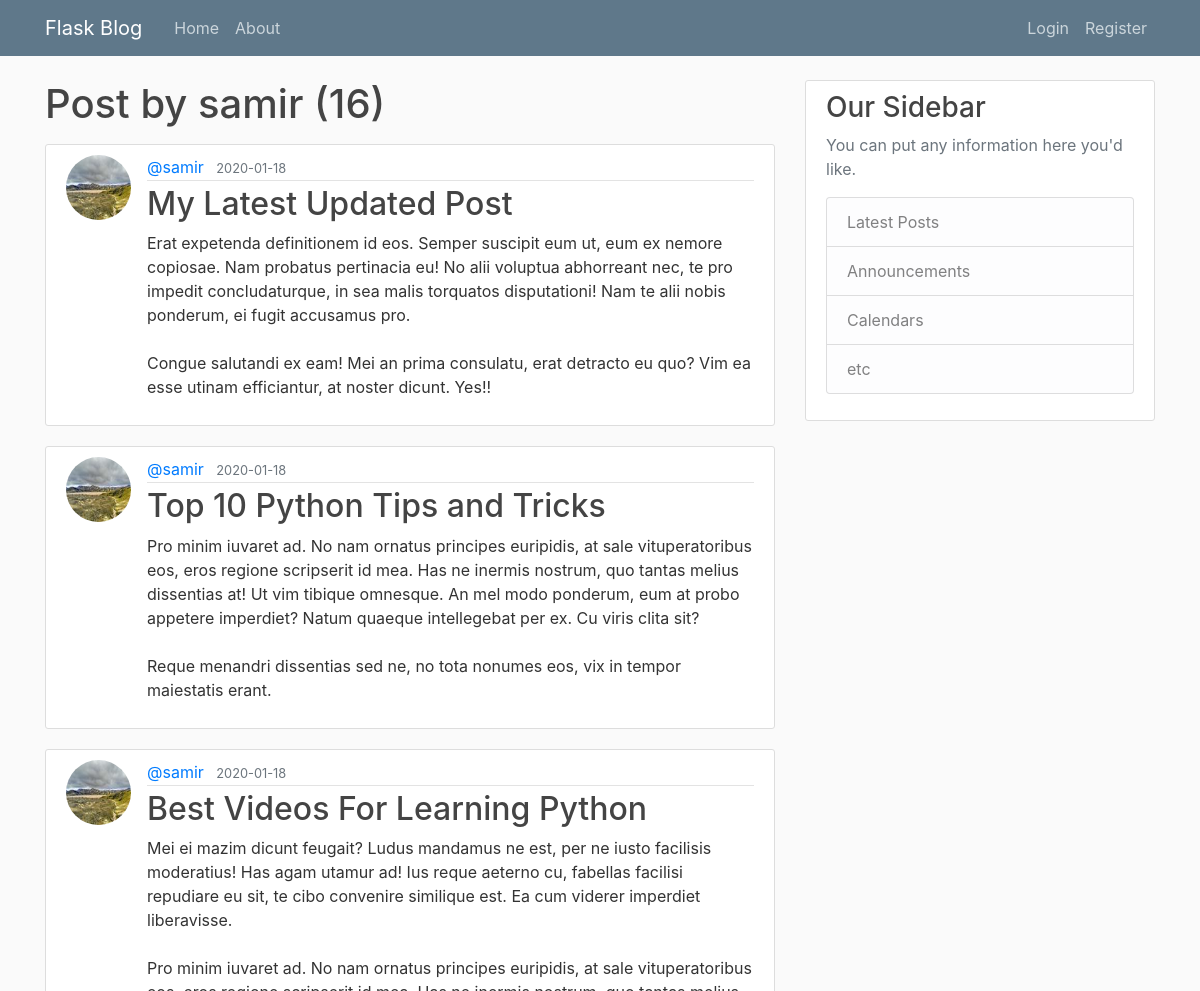
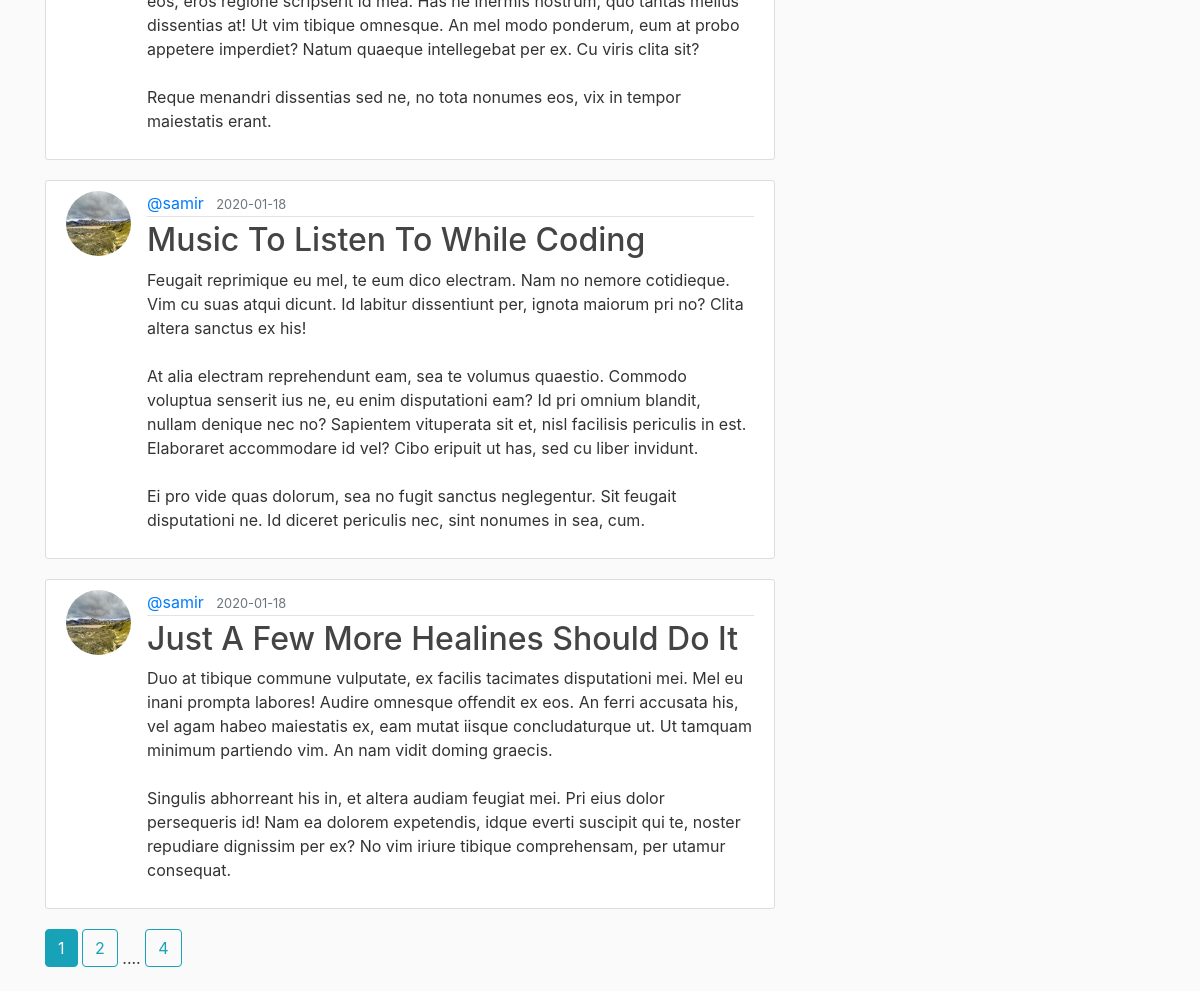
/user/samir/, run on an earlier commit of the app's database (2 pictures, top to bottom).
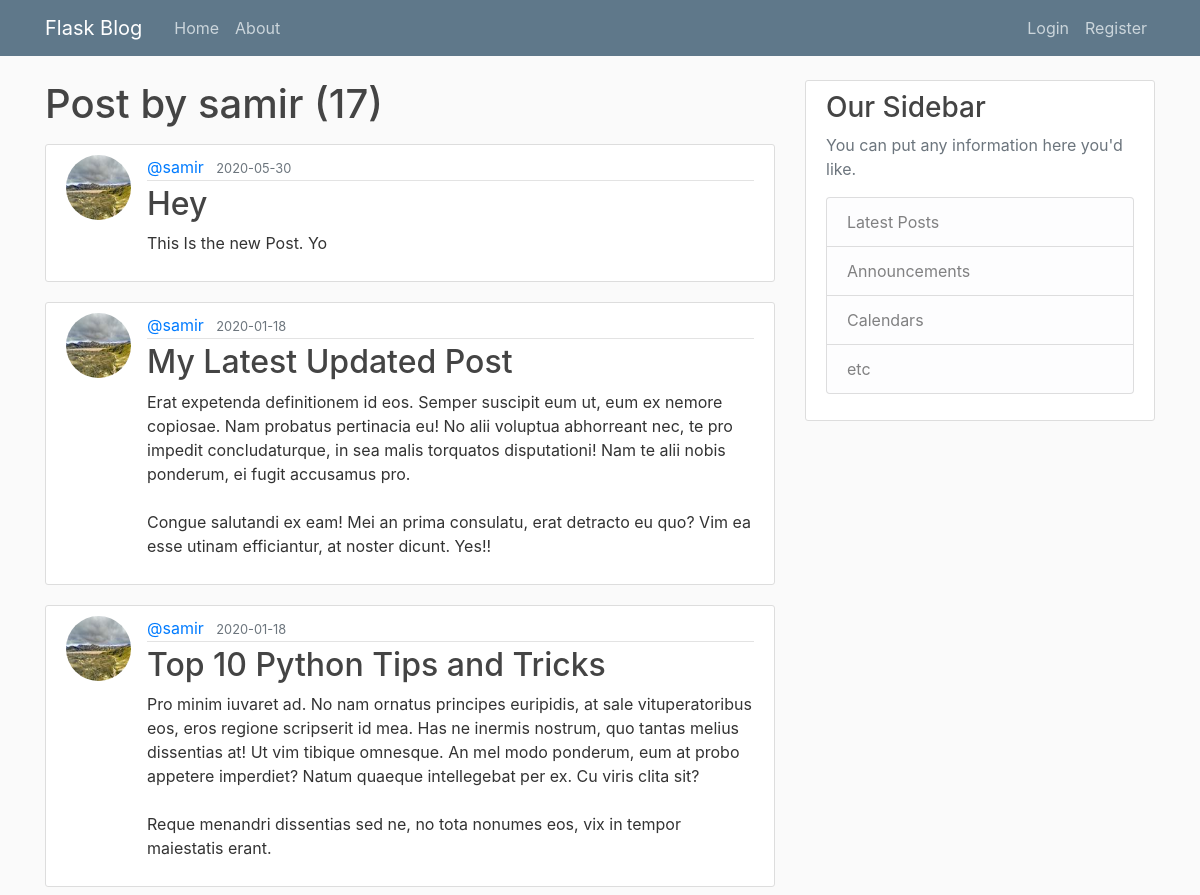
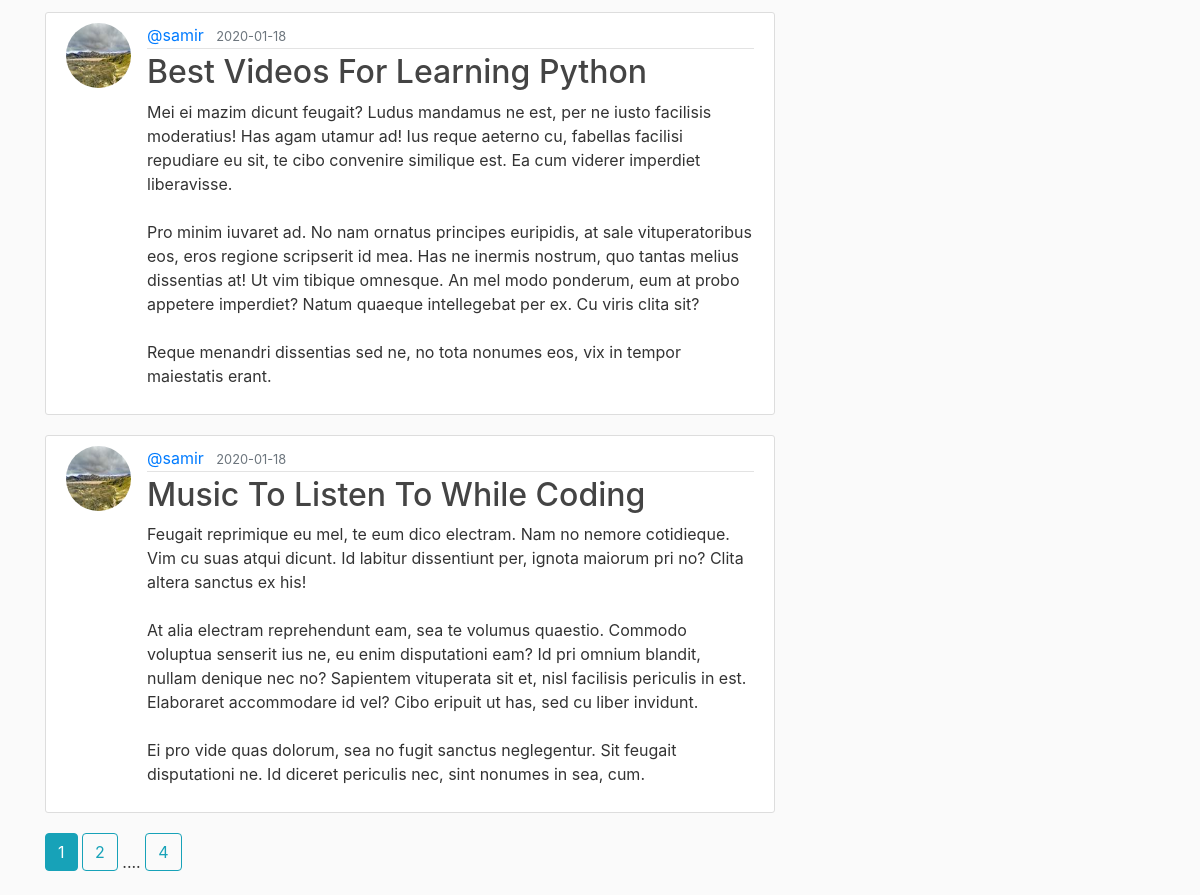
And on a later commit of the database (2 pictures, top to bottom).
### flask_blog/models.py (models this page shows, shortened)
class Post(db.Model):
    id = db.Column(db.Integer, primary_key=True)
    title = db.Column(db.String(100), nullable=False)
    date_posted = db.Column(db.DateTime, nullable=False, default = datetime.utcnow)
    content = db.Column(db.Text, nullable=False)
    user_id = db.Column(db.Integer, db.ForeignKey('user.id'), nullable=False)

class User(db.Model, UserMixin):
    id = db.Column(db.Integer, primary_key=True)
    username = db.Column(db.String(20), unique=True, nullable=False)
    email = db.Column(db.String(120), unique=True, nullable=False)
    image_file = db.Column(db.String(20),nullable=False, default='default.jpg')
    password = db.Column(db.String(60), nullable=False)
    posts = db.relationship('Post', backref='author', lazy=True)

### flask_blog/users/routes.py (the view)
@users.route('/user/<string:username>/')
def user_posts(username):
    page = request.args.get('page', 1, type=int)
    user = User.query.filter_by(username=username).first_or_404()
    posts = Post.query.filter_by(author=user)\
        .order_by(Post.date_posted.desc())\
        .paginate(page=page, per_page=5)
    return render_template('user_posts.html', posts=posts, user=user)

### flask_blog/templates/user_posts.html
{% extends 'layout.html' %}
{% block content %}
    <h1 class="mb-3">Post by {{ user.username }} ({{ posts.total }})</h1>
    {% for post in posts.items %}
        <article class="media content-section">
            <img src="{{ url_for('static', filename='profile_pics/' + post.author.image_file ) }}" class="rounded-circle article-img">
            <div class="media-body">
                <div class="article-metadata">
                    <a class="mr-2" href="{{ url_for('users.user_posts', username = post.author.username) }}">@{{ post.author.username }}</a>
                    <small class="text-muted">{{ post.date_posted.strftime('%Y-%m-%d') }}</small>
                </div>
                <h2><a class="article-title" href="{{ url_for('posts.post', post_id = post.id) }}">{{ post.title }}</a></h2>
                <p class="article-content">{{ post.content }}</p>
            </div>
        </article>
    {% endfor %}
    {% for page_num in posts.iter_pages(left_edge=1, right_edge=1, left_current=1, right_current=2) %}
        {% if page_num %}
            {% if posts.page == page_num %}
            <a class="btn btn-info mb-4" href="{{ url_for('users.user_posts', username=user.username, page=page_num)}}">{{ page_num }}</a>
            {% else %}
            <a class="btn btn-outline-info mb-4" href="{{ url_for('users.user_posts', username=user.username, page=page_num)}}">{{ page_num }}</a>
            {% endif %}
        {% else %}
            ....
        {% endif %}
    {% endfor %}
{% endblock content %}

What changed in the data, as far as the page shows it:
no longer on this page (row unchanged): Post: image_file (picture), author.username "samir", date_posted "2020-01-18", title "Just A Few More Healines Should Do It", content "Duo at tibique commune vulputate, ex facilis tacimates disputationi mei. Mel eu inani prompta labores! Audire omnesque offendit ex eos. An ferri accusata his, vel agam habeo maiestatis ex, eam mutat iisque concludaturque ut. Ut tamquam minimum partiendo vim. An nam vidit doming graecis. Singulis abhorreant his in, et altera audiam feugiat mei. Pri eius dolor persequeris id! Nam ea dolorem expetendis, idque everti suscipit qui te, noster repudiare dignissim per ex? No vim iriure tibique comprehensam, per utamur consequat."
added Post: image_file (picture), author.username "samir", date_posted "2020-05-30", title "Hey", content "This Is the new Post. Yo"
Also different on the page:
{{ posts.total }}: "16" → "17"
